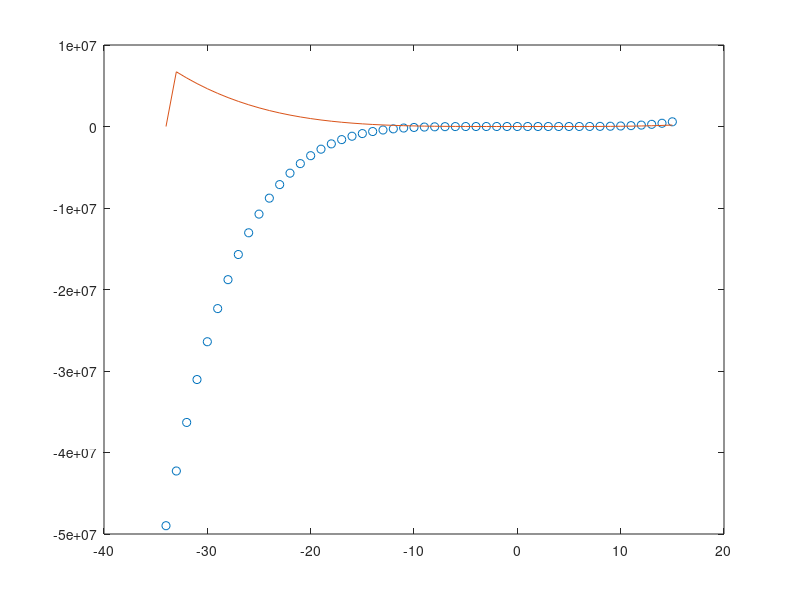

The MATLAB script that drew this image:
clc
clear
%-1 is changed to 1
x=-34:1:15;
y=x.^5-3*x.^4-11*x.^3+27*x.^2+10*x-24;
dy=diff(y)./diff(x);
dy1=[0 (dy)]
plot(x,y,'o',x,dy1)
